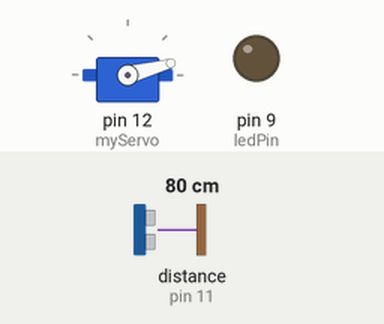
A sketch run on a simulated Arduino Uno, built with avr-gcc and run on an emulated ATmega328P. Shown: servo, output pins drawn as LEDs (lit = HIGH). Wiring (inferred from the names in the program): ultrasonic range finder: trigger pin 10; echo pin 11. Inputs (shaded band) come from the test bench; at power-on: distance to the obstacle (sensor on pin 11) 80 cm. The echo pulse lasts 58.3 µs per cm; pins used as bus, display or sensor lines are not drawn; what the sketch prints to the serial monitor is not drawn.

Above: at 0.01 s.
1.3 s: distance to the obstacle (sensor on pin 11) set to 2 cm
At 2.4 s:
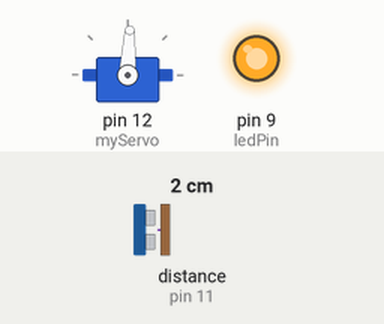
4.3 s: distance to the obstacle (sensor on pin 11) set to 19 cm
7.3 s: distance to the obstacle (sensor on pin 11) set to 24 cm
At 8.3 s:
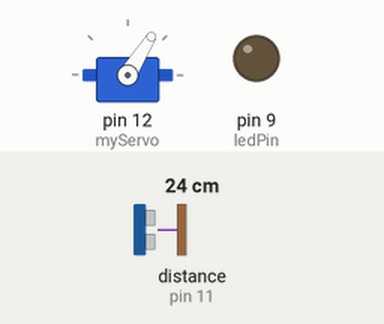
10.3 s: distance to the obstacle (sensor on pin 11) set to 18 cm
At 11.1 s:
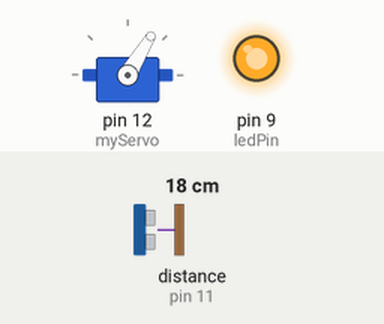
13.3 s: distance to the obstacle (sensor on pin 11) set to 35 cm
At 14.53 s:
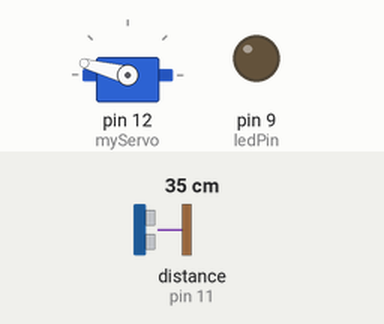
16.3 s: distance to the obstacle (sensor on pin 11) set to 4 cm
At 17.2 s:
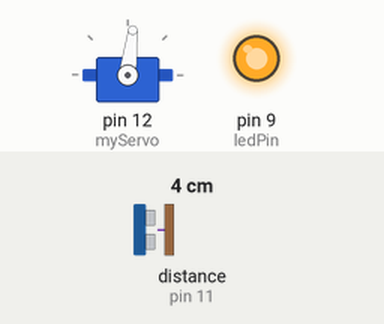
Timing chart, 0 to 20.3 s (numbered marks = the images above; inputs shaded):
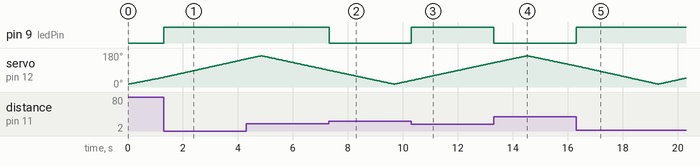

Measured:
- the behaviour switches between 21 and 22 cm on distance to the obstacle (sensor on pin 11) (found by bisection; images 1 and 2)
- after the input at 1.3 s, pin 9 (ledPin): LOW → HIGH at once
- after the input at 7.3 s, pin 9 (ledPin): HIGH → LOW at once
- after the input at 10.3 s, pin 9 (ledPin): LOW → HIGH at once
- after the input at 13.3 s, pin 9 (ledPin): HIGH → LOW at once
- after the input at 16.3 s, pin 9 (ledPin): LOW → HIGH at once

The sketch:

Arduino.ino
```cpp
// Includes the Servo library
#include <Servo.h>

// Ultrasonic Sensor pins
const int trigPin = 10;
const int echoPin = 11;

// LED pin
const int ledPin = 9;   // You can change this to your LED pin

// Variables
long duration;
int distance;

Servo myServo;

void setup() {
  pinMode(trigPin, OUTPUT);
  pinMode(echoPin, INPUT);
  pinMode(ledPin, OUTPUT);  // Set LED pin as output

  Serial.begin(9600);

  myServo.attach(12);
}

void loop() {

  // Rotate servo 15° → 165°
  for(int i = 15; i <= 165; i++) {
    myServo.write(i);
    delay(30);

    distance = calculateDistance();

    Serial.print(i);
    Serial.print(",");
    Serial.print(distance);
    Serial.print(".");

    controlLED(distance);   // LED logic based on object detection
  }

  // Rotate servo 165° → 15°
  for(int i = 165; i > 15; i--) {
    myServo.write(i);
    delay(30);

    distance = calculateDistance();

    Serial.print(i);
    Serial.print(",");
    Serial.print(distance);
    Serial.print(".");

    controlLED(distance);   // LED logic based on object detection
  }
}

// Function to calculate distance
int calculateDistance() {
  digitalWrite(trigPin, LOW);
  delayMicroseconds(2);

  digitalWrite(trigPin, HIGH);
  delayMicroseconds(10);
  digitalWrite(trigPin, LOW);

  duration = pulseIn(echoPin, HIGH);
  distance = duration * 0.034 / 2;

  return distance;
}

// NEW FUNCTION – Turn ON/OFF LED
void controlLED(int distance) {
  int threshold = 20; // object detected within 20 cm

  if (distance > 0 && distance <= threshold) {
    digitalWrite(ledPin, HIGH);   // LED ON
  } else {
    digitalWrite(ledPin, LOW);    // LED OFF
  }
}
```
